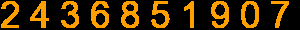
#> input picture douban/20190311181153410.png, 300 x 30 px
$ python -i getNumbers.py   (imports and definitions only)   (older library calls are emulated)
#> lines starting #> are read from the running program, lines starting #| are printed output that depends on the picture; after the words box and inside, x2 and y2 are one past the last pixel; in counts of white or black regions, pixels touching at a corner belong together
import sys
import cv2
import numpy as np

#######   training part    ###############
# samples = np.loadtxt('generalsamples.data', np.float32)
# responses = np.loadtxt('generalresponses.data', np.float32)
# responses = responses.reshape((responses.size, 1))
#
model = cv2.ml.KNearest_create()
# model.train(samples, cv2.ml.ROW_SAMPLE, responses)


def getNum(path):
#> called with path = '20190311181153410.png'
    im = cv2.imread(path)
#> im is the input picture: shape (30, 300, 3); mean B, G, R 0, 42.1, 67
    out = np.zeros(im.shape, np.uint8)
    gray = cv2.cvtColor(im, cv2.COLOR_BGR2GRAY)
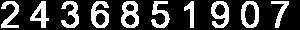
#> gray: shape (30, 300); values 0 (black) and 170 (white), 26.3% white; 10 white regions, largest, box (x1, y1, x2, y2) and area: (121, 1, 139, 28) 291, (91, 1, 109, 28) 283, (211, 1, 229, 28) 279

    # 预处理一下
    for i in range(gray.__len__()):
        for j in range(gray[0].__len__()):
            if gray[i][j] == 0:
                gray[i][j] == 255
            else:
                gray[i][j] == 0
    thresh = cv2.adaptiveThreshold(gray, 255, 1, 1, 11, 2)
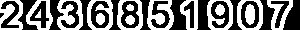
#> thresh: shape (30, 300); 46% white; 16 white regions

    image, contours, hierarchy = cv2.findContours(thresh, cv2.RETR_LIST, cv2.CHAIN_APPROX_SIMPLE)
#> contours = 26 contours, 1 with area under 20; largest, box (x1, y1, x2, y2) and area: (237, 0, 263, 30) 682, (87, 0, 113, 30) 682, (207, 0, 233, 30) 680, (117, 0, 143, 30) 678, (147, 0, 174, 30) 670
    count = 0
    numbers = []
    for cnt in contours:
        if cv2.contourArea(cnt) > 80:
            [x, y, w, h] = cv2.boundingRect(cnt)
            if h > 25:
                cv2.rectangle(im, (x, y), (x + w, y + h), (0, 255, 0), 2)
                roi = thresh[y:y + h, x:x + w]
                roismall = cv2.resize(roi, (30, 30))
                roismall = roismall.reshape((1, 900))
                roismall = np.float32(roismall)
                retval, results, neigh_resp, dists = model.findNearest(roismall, k=1)
                string = str(int((results[0][0])))
                numbers.append(int((results[0][0])))
                cv2.putText(out, string, (x, y + h), 0, 1, (0, 255, 0))
                count += 1
        if count == 10:
            break
#> this loop made 7 passes
#> (x, y, w, h) on passes 4, 7: (245, 4, 10, 21), (270, 0, 20, 29)
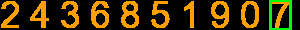
#> im: shape (30, 300, 3); 2.76% of pixels changed, all inside (x1, y1, x2, y2) = (269, 0, 292, 30)
#> out: shape (30, 300, 3); every value is 0
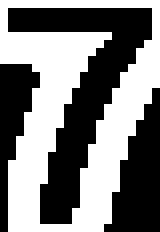
#> roi: shape (29, 20) (shown 8 times larger); 49.3% white; 1 white region, box (x1, y1, x2, y2) and area: (0, 0, 20, 29) 286
#> after the loop, count = 0; numbers = []
    return numbers

#> (the run stopped early here; a loop or call above may not have finished)
